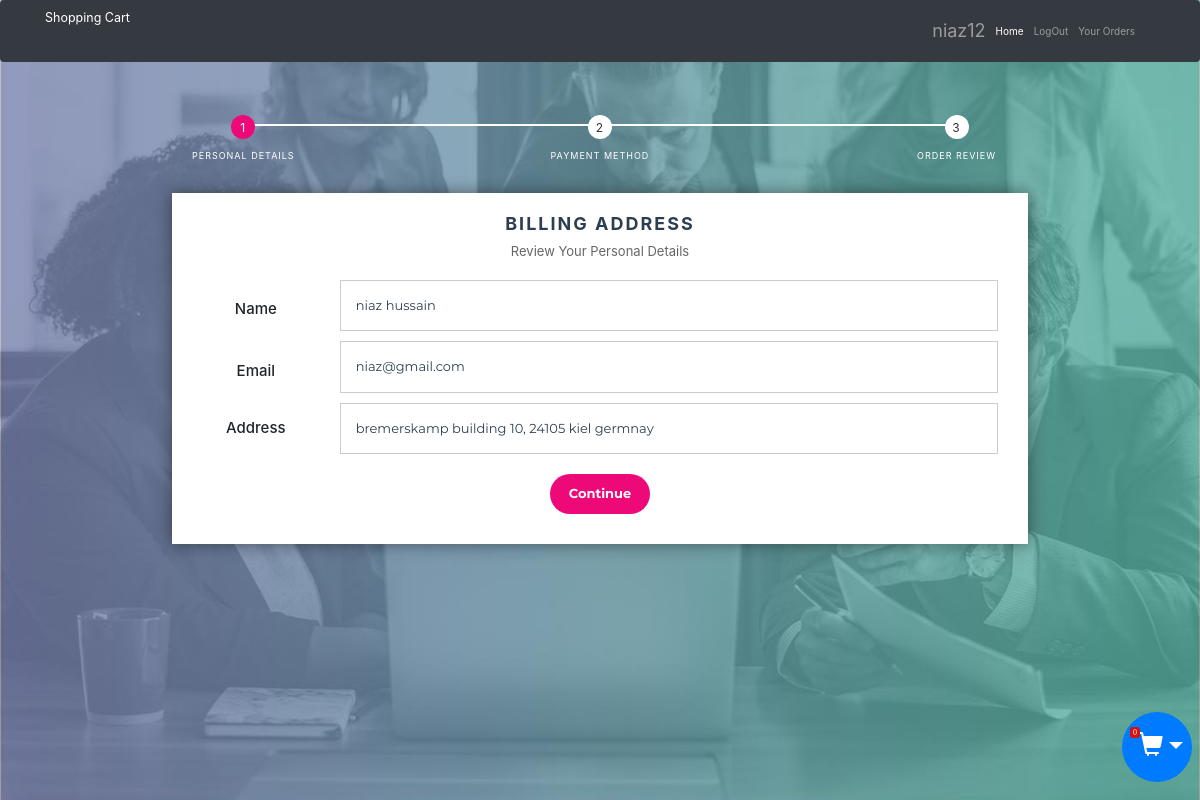
/CheckOut.php (signed in), run on the app's committed database.
### tables this page shows
CREATE TABLE IF NOT EXISTS `users` (
  `user_id` int(10) NOT NULL AUTO_INCREMENT,
  `user_name` varchar(255) NOT NULL,
  `user_address` varchar(255) DEFAULT NULL,
  `user_email` varchar(255) NOT NULL,
  `user_password` varchar(255) NOT NULL,
  `user_username` varchar(255) NOT NULL,
  PRIMARY KEY (`user_id`)
);

### CheckOut.php (the view, shortened to what this page needs)
<?php
    include "views/includes/header.php";
?>
	<div class="container"  style="max-width: 1100px;">
	 <div class="row">
         <div class="col-md-12" style=" padding-bottom: 33px;">
             <form id="msform" method="post">
                 <ul id="progressbar">
                     <li class="active">Personal Details</li>
                     <li>Payment Method</li>
                     <li>Order Review</li>
                 </ul>
                 <fieldset>
                     <h2 class="fs-title">Billing Address</h2>
                     <h3 class="fs-subtitle">Review Your Personal Details</h3>
                     <?php
                        $id = $_SESSION['id_user'];
                        $query = $connect->prepare( "SELECT * FROM users Where user_id = $id");
                        $query->execute();
                        $result = $query->fetch(PDO::FETCH_ASSOC);
                        if(!empty($result))
                        {
                            $user_name = $result['user_name'];
                            $user_email = $result['user_email'];
                            $user_address = $result['user_address'];
                        }
                     ?>
                     <div class="row">
                         <div class="col-md-2" style="padding-top: 2.5%;">
                             <h4>Name</h4>
                         </div>
                         <div class="col-md-10">
                             <input type="text" id="name" name="name" placeholder="Name" value="<?php echo $user_name; ?>"/>
                         </div>
                     </div>
                      <div class="row">
                         <div class="col-md-2" style="padding-top: 2.5%;">
                             <h4>Email</h4>
                         </div>
                         <div class="col-md-10">
                             <input type="text" id="email" name="email" placeholder="Email" value="<?php echo $user_email; ?>"/>
                         </div>
                      </div>
                      <div class="row">
                          <div class="col-md-2" style="padding-top: 2%;">
                             <h4>Address</h4>
                         </div>
                         <div class="col-md-10">
                             <input type="text" id="address" name="address" placeholder="Delivery Address" value="<?php echo $user_address; ?>"/>
                         </div>
                     </div>
                     <input type="button" name="next" class="next action-button" onclick="SubmitPersonalInfoData();" value="Continue"/>
                 </fieldset>
             </form>
         </div>
     </div>
     </div>
   </body>
</html>

### css/CheckOut.css (style rules this page uses)
* { margin: 0; padding: 0; }
html { height: 100%; }
body { font-family: montserrat, arial, verdana; background: transparent; background-image: url("../images/signup-images/signup-bg.jpg");*/ }
#msform { text-align: center; position: relative; margin-top: 30px; }
#msform fieldset { background: white; border: 0 none; border-radius: 0px; box-shadow: 0 0 15px 1px rgba(0, 0, 0, 0.4); padding: 20px 30px; box-sizing: border-box; width: 80%; margin: 0 10%; position: relative; }
#msform input, #msform textarea { padding: 15px; border: 1px solid #ccc; border-radius: 0px; margin-bottom: 10px; width: 100%; box-sizing: border-box; font-family: montserrat; color: #2C3E50; font-size: 13px; }
#msform .action-button { width: 100px; background: #ee0979; font-weight: bold; color: white; border: 0 none; border-radius: 25px; cursor: pointer; padding: 10px 5px; margin: 10px 5px; }
.fs-title { font-size: 18px; text-transform: uppercase; color: #2C3E50; margin-bottom: 10px; letter-spacing: 2px; font-weight: bold; }
.fs-subtitle { font-weight: normal; font-size: 13px; color: #666; margin-bottom: 20px; }
#progressbar { margin-bottom: 30px; overflow: hidden; counter-reset: step; }
#progressbar li { list-style-type: none; color: white; text-transform: uppercase; font-size: 9px; width: 33.33%; float: left; position: relative; letter-spacing: 1px; }
#progressbar li:before { content: counter(step); counter-increment: step; width: 24px; height: 24px; line-height: 26px; display: block; font-size: 12px; color: #333; background: white; border-radius: 25px; margin: 0 auto 10px auto; }
#progressbar li:after { content: ''; width: 100%; height: 2px; background: white; position: absolute; left: -50%; top: 9px; z-index: -1; }
#progressbar li:first-child:after { content: none; }
#progressbar li.active:before, #progressbar li.active:after { background: #ee0979; color: white; }

### css/Signup.css (style rules this page uses)
input, select, textarea { outline: none; appearance: unset !important; -moz-appearance: unset !important; -webkit-appearance: unset !important; -o-appearance: unset !important; -ms-appearance: unset !important; }
h2 { line-height: 1.66; margin: 0; padding: 0; font-weight: 900; color: #222; font-family: 'Montserrat'; font-size: 24px; text-transform: uppercase; text-align: center; margin-bottom: 40px; }
body { font-size: 14px; line-height: 1.8; color: #222; font-weight: 400; font-family: 'Montserrat'; background-image: url("../images/signup-images/signup-bg.jpg"); background-repeat: no-repeat; background-size: cover; -moz-background-size: cover; -webkit-background-size: cover; -o-background-size: cover; -ms-background-size: cover; background-position: center center; padding: 115px 0; }
.container { width: 660px; position: relative; margin: 0 auto; }

### data on the page
users: name "niaz hussain", email "niaz@gmail.com", address "bremerskamp building 10, 24105 kiel germnay"

### other printed values
$_SESSION['username'] "niaz12"
